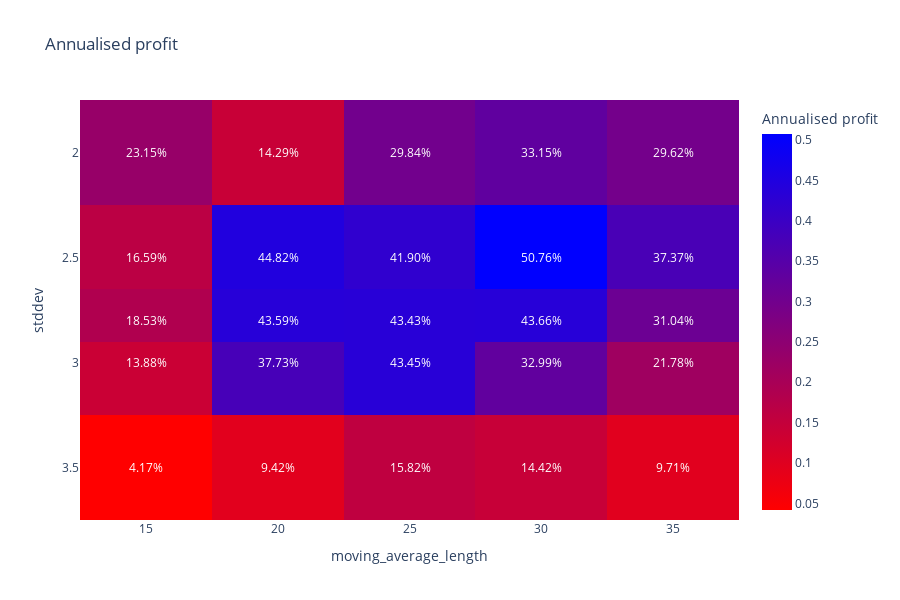

Here is the notebook cell this chart was saved with:
### Markdown cell above
## Two dimensional heatmaps

- Heatmap allows see how one strategy performance metrics varies over the search space
- The example has three parameter search space
- We compare two of these parameters and lock up one parameter to a fixed value

### Code cell
from tradeexecutor.analysis.grid_search import visualise_heatmap_2d

# Remove one extra axis by focusing only rsi_threshold=65
heatmap_data = table.xs(65, level="rsi_threshold")

# Draw heatmaps for two different metrics
fig = visualise_heatmap_2d(heatmap_data, "stddev", "moving_average_length", "Annualised profit")
display(fig)

### Figure 1 — Plotly figure (JSON) as saved in the notebook; plotly's stock layout.template omitted (floating-point values rounded to 4 significant figures)
{"data": [{"coloraxis": "coloraxis", "hovertemplate": "moving_average_length: %{x}<br>stddev: %{y}<br>Annualised profit: %{z}<extra></extra>", "name": "0", "text": [["23.15%", "14.29%", "29.84%", "33.15%", "29.62%"], ["16.59%", "44.82%", "41.90%", "50.76%", "37.37%"], ["18.53%", "43.59%", "43.43%", "43.66%", "31.04%"], ["13.88%", "37.73%", "43.45%", "32.99%", "21.78%"], ["4.17%", "9.42%", "15.82%", "14.42%", "9.71%"]], "texttemplate": "%{text}", "type": "heatmap", "x": [15, 20, 25, 30, 35], "xaxis": "x", "y": [2, 2.5, 2.8, 3, 3.5], "yaxis": "y", "z": [[0.2315, 0.1429, 0.2984, 0.3315, 0.2962], [0.1659, 0.4482, 0.419, 0.5076, 0.3737], [0.1853, 0.4359, 0.4343, 0.4366, 0.3104], [0.1388, 0.3773, 0.4345, 0.3299, 0.2178], [0.04174, 0.09415, 0.1582, 0.1442, 0.09705]]}], "layout": {"coloraxis": {"colorbar": {"title": {"text": "Annualised profit"}}, "colorscale": [[0, "rgb(255,0,0)"], [1, "rgb(0,0,255)"]]}, "height": 600, "title": {"text": "Annualised profit"}, "xaxis": {"anchor": "y", "domain": [0, 1], "title": {"text": "moving_average_length"}}, "yaxis": {"anchor": "x", "autorange": "reversed", "domain": [0, 1], "title": {"text": "stddev"}}}}
